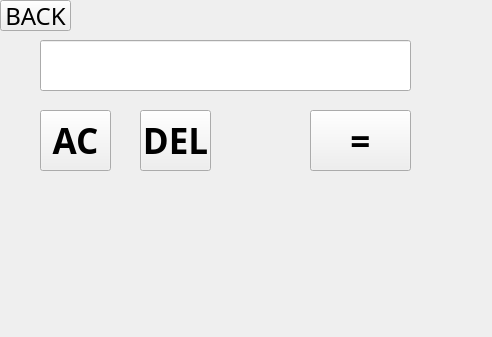
<?xml version="1.0" encoding="UTF-8"?>
<ui version="4.0">
 <class>Simple</class>
 <widget class="QWidget" name="Simple">
  <property name="geometry">
   <rect>
    <x>0</x>
    <y>0</y>
    <width>492</width>
    <height>337</height>
   </rect>
  </property>
  <property name="windowTitle">
   <string>Form</string>
  </property>
  <widget class="QLineEdit" name="lineEdit">
   <property name="geometry">
    <rect>
     <x>40</x>
     <y>40</y>
     <width>371</width>
     <height>51</height>
    </rect>
   </property>
   <property name="font">
    <font>
     <family>仿宋</family>
     <pointsize>24</pointsize>
    </font>
   </property>
  </widget>
  <widget class="QPushButton" name="ACButton">
   <property name="geometry">
    <rect>
     <x>40</x>
     <y>110</y>
     <width>71</width>
     <height>61</height>
    </rect>
   </property>
   <property name="font">
    <font>
     <family>仿宋</family>
     <pointsize>26</pointsize>
     <weight>75</weight>
     <bold>true</bold>
    </font>
   </property>
   <property name="text">
    <string>AC</string>
   </property>
  </widget>
  <widget class="QPushButton" name="DELButton">
   <property name="geometry">
    <rect>
     <x>140</x>
     <y>110</y>
     <width>71</width>
     <height>61</height>
    </rect>
   </property>
   <property name="font">
    <font>
     <family>仿宋</family>
     <pointsize>26</pointsize>
     <weight>75</weight>
     <bold>true</bold>
    </font>
   </property>
   <property name="text">
    <string>DEL</string>
   </property>
  </widget>
  <widget class="QPushButton" name="equalButton">
   <property name="geometry">
    <rect>
     <x>310</x>
     <y>110</y>
     <width>101</width>
     <height>61</height>
    </rect>
   </property>
   <property name="font">
    <font>
     <family>仿宋</family>
     <pointsize>26</pointsize>
     <weight>75</weight>
     <bold>true</bold>
    </font>
   </property>
   <property name="text">
    <string>=</string>
   </property>
  </widget>
  <widget class="QPushButton" name="backButton">
   <property name="geometry">
    <rect>
     <x>0</x>
     <y>0</y>
     <width>71</width>
     <height>31</height>
    </rect>
   </property>
   <property name="font">
    <font>
     <family>仿宋</family>
     <pointsize>18</pointsize>
    </font>
   </property>
   <property name="text">
    <string>BACK</string>
   </property>
  </widget>
 </widget>
 <resources/>
 <connections/>
</ui>
